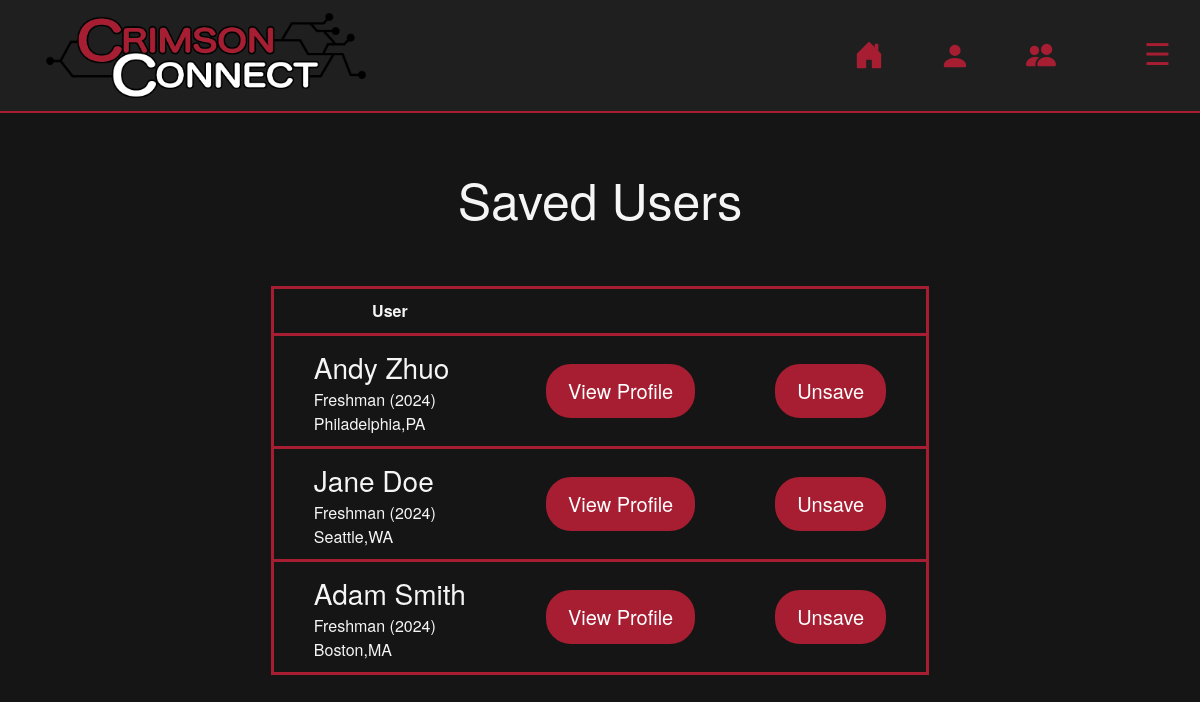
/saved (signed in), run on the app's committed database.
### tables this page shows
CREATE TABLE 'profile' ('user_id'  INTEGER NOT NULL  , 'last_name'  text NOT NULL  , 'first_name'  text NOT NULL  , 'birthday'  date NOT NULL  , 'hometown'  text NOT NULL  , 'state'  text NOT NULL  , 'imgpath' text NOT NULL DEFAULT 'None', 'bio' text NOT NULL DEFAULT 'None');

CREATE TABLE 'academia' ('user_id' integer NOT NULL, 'class' text NOT NULL, 'house' text NOT NULL, 'major' text NOT NULL, 'minor' text NOT NULL);

### application.py (the view)
@app.route("/saved")
@login_required
@profile_required
def load_saved():
    users = db.execute("SELECT profile.user_id, first_name, last_name, hometown, state, class FROM profile INNER JOIN academia ON profile.user_id=academia.user_id WHERE profile.user_id IN (SELECT saved_id FROM saved_profiles WHERE user_id=?)", session["user_id"])
    return render_template("saved.html", user=users)

### application.py (called while the page is built)
@app.after_request
def after_request(response):
    response.headers["Cache-Control"] = "no-cache, no-store, must-revalidate"
    response.headers["Expires"] = 0
    response.headers["Pragma"] = "no-cache"
    return response

### helpers.py (called while the page is built)
def login_required(f):
    @wraps(f)
    def decorated_function(*args, **kwargs):
        if session.get("user_id") is None:
            return redirect("/login")
        return f(*args, **kwargs)
    return decorated_function

def profile_required(f):
    @wraps(f)
    def decorated_function(*args, **kwargs):
        rows = db.execute("SELECT * FROM profile WHERE user_id = ?", session.get("user_id"))
        if len(rows) != 1:
            return redirect("/create")
        return f(*args, **kwargs)
    return decorated_function

### templates/saved.html (shortened to what this page needs)
{% extends "layout.html" %}
{% block main %}
    <div class=match-header>
        <p style="font-size: 50px">Saved Users<p>
    </div>
    <div id="match-table">
        <table>
            <tr>
                <th>User</th>
                <th>&nbsp;</th>
                <th>&nbsp;</th>
            </tr>
            {% for user in user %}
            <tr>
                <td style="text-align: left"><h7 style="font-size: 28px">{{user['first_name']}} {{user['last_name']}}</h7><br>{{user['class']}}<br>{{user['hometown']}},{{user['state']}}</td>
                <td>
                    <form action="/profile" method="post"><button type="submit" class="matched-btn" name="user_id" value="{{user['user_id']}}">View&nbsp;Profile</button></form>
                </td>
                <td>
                    <form action="/unsaveprofile" method="post"><button type="submit" class="matched-btn" name="user_id" value="{{user['user_id']}}">Unsave</button></form>
                </td>
            </tr>
            {% endfor %}
        </table>
    </div>
{% endblock %}

### static/styles.css (style rules this page uses)
.body { background-color: #151515; font-family: "Helvetica Neue", sans-serif; color: #f5f5f5; }
#match-table table { margin: 50px auto 50px auto; border: 3px solid #a71e32; }
#match-table tr, #match-table td, #match-table th { padding: 10px 40px; border-bottom: 3px solid #a71e32; }
.matched-btn { background-color: #a71e32; color: white; border-radius: 25px; border: 2px solid #a71e32; font-size: 20px; padding: 10px 20px; }

### data on the page
profile: first_name "Andy", last_name "Zhuo", class "Freshman (2024)", hometown "Philadelphia", state "PA", {{ user['user_id'] }} 2 (drawn)
profile: first_name "Jane", last_name "Doe", class "Freshman (2024)", hometown "Seattle", state "WA", {{ user['user_id'] }} 3 (drawn)
profile: first_name "Adam", last_name "Smith", class "Freshman (2024)", hometown "Boston", state "MA", {{ user['user_id'] }} 6 (drawn)
